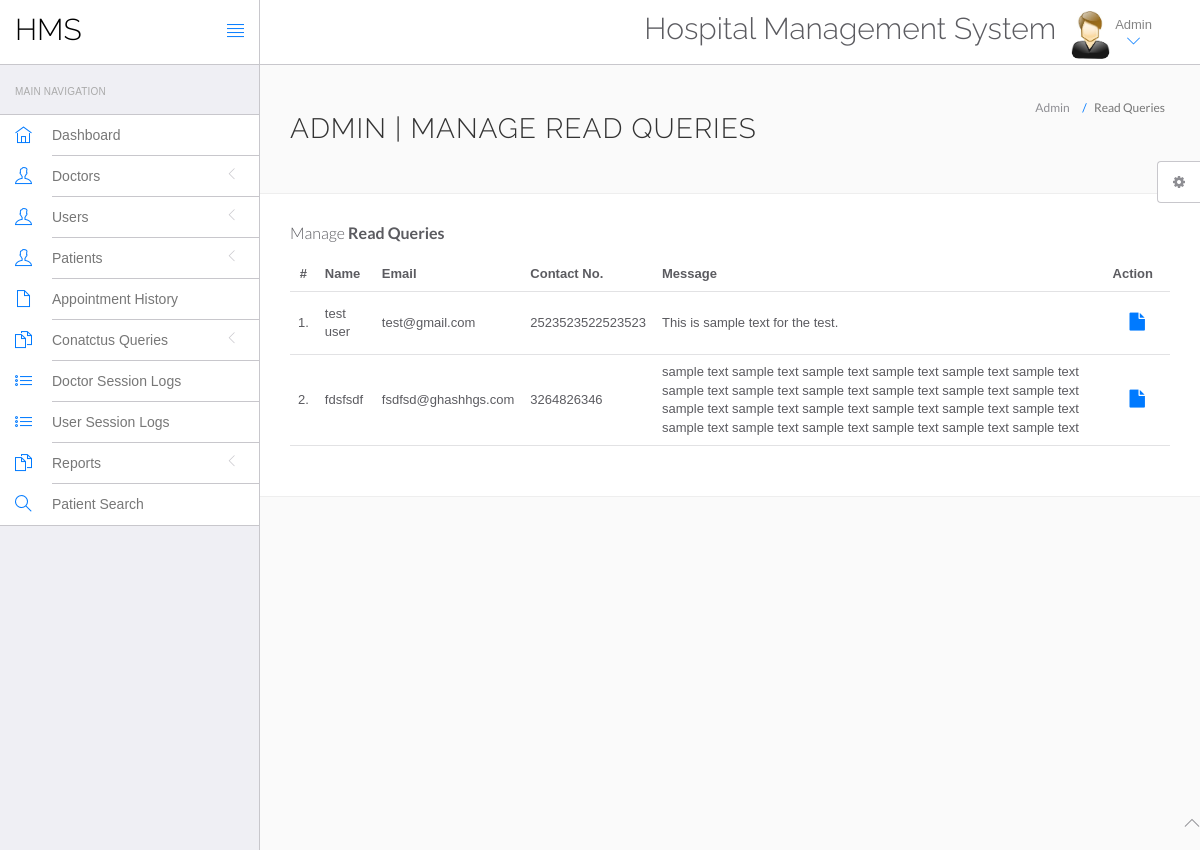
Before: /hms/admin/read-query.php (signed in) with the older database file.
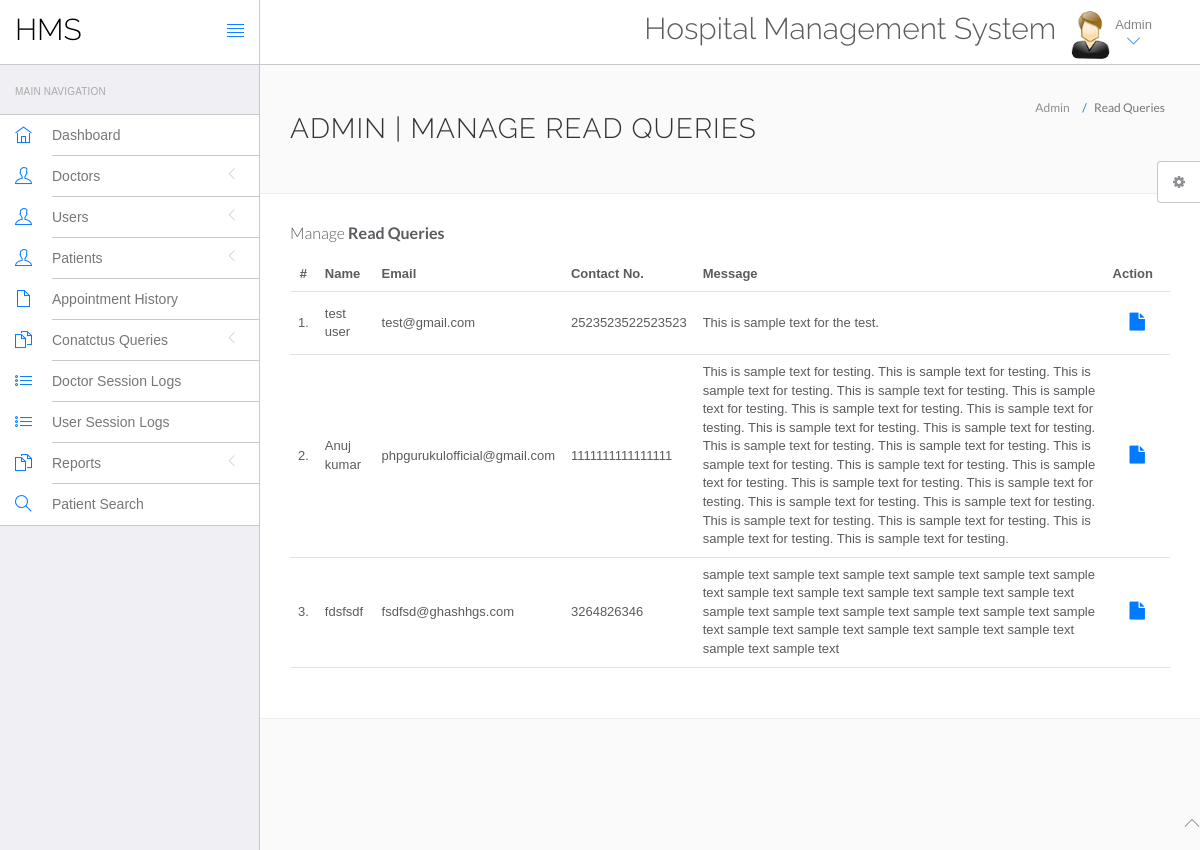
After: the same page with the newer database file.
### tables this page shows
CREATE TABLE `tblcontactus` (
  `id` int(11) NOT NULL,
  `fullname` varchar(255) DEFAULT NULL,
  `email` varchar(255) DEFAULT NULL,
  `contactno` bigint(12) DEFAULT NULL,
  `message` mediumtext DEFAULT NULL,
  `PostingDate` timestamp NULL DEFAULT current_timestamp(),
  `AdminRemark` mediumtext DEFAULT NULL,
  `LastupdationDate` timestamp NULL DEFAULT NULL ON UPDATE current_timestamp(),
  `IsRead` int(11) DEFAULT NULL
);

### hms/admin/read-query.php (the view, shortened to what this page needs)
<?php
include('include/config.php');
?>
<!DOCTYPE html>
<html lang="en">
	<head>
		<link rel="stylesheet" href="vendor/bootstrap/css/bootstrap.min.css">
		<link rel="stylesheet" href="vendor/fontawesome/css/font-awesome.min.css">
		<link rel="stylesheet" href="vendor/themify-icons/themify-icons.min.css">
		<link href="vendor/animate.css/animate.min.css" rel="stylesheet" media="screen">
		<link href="vendor/perfect-scrollbar/perfect-scrollbar.min.css" rel="stylesheet" media="screen">
		<link href="vendor/switchery/switchery.min.css" rel="stylesheet" media="screen">
		<link href="vendor/bootstrap-touchspin/jquery.bootstrap-touchspin.min.css" rel="stylesheet" media="screen">
		<link href="vendor/select2/select2.min.css" rel="stylesheet" media="screen">
		<link href="vendor/bootstrap-datepicker/bootstrap-datepicker3.standalone.min.css" rel="stylesheet" media="screen">
		<link href="vendor/bootstrap-timepicker/bootstrap-timepicker.min.css" rel="stylesheet" media="screen">
		<link rel="stylesheet" href="assets/css/styles.css">
		<link rel="stylesheet" href="assets/css/plugins.css">
		<link rel="stylesheet" href="assets/css/themes/theme-1.css" id="skin_color" />
	</head>
	<body>
		<div id="app">
<?php include('include/sidebar.php');?>
			<div class="app-content">
						<?php include('include/header.php');?>
				<div class="main-content" >
					<div class="wrap-content container" id="container">
						<section id="page-title">
							<div class="row">
								<div class="col-sm-8">
									<h1 class="mainTitle">Admin | Manage Read Queries</h1>
																	</div>
								<ol class="breadcrumb">
									<li>
										<span>Admin</span>
									</li>
									<li class="active">
										<span>Read Queries</span>
									</li>
								</ol>
							</div>
						</section>
						<div class="container-fluid container-fullw bg-white">
									<div class="row">
								<div class="col-md-12">
									<h5 class="over-title margin-bottom-15">Manage <span class="text-bold">Read Queries</span></h5>
									<table class="table table-hover" id="sample-table-1">
										<thead>
											<tr>
												<th class="center">#</th>
												<th>Name</th>
												<th class="hidden-xs">Email</th>
												<th>Contact No. </th>
												<th>Message </th>
												<th>Action</th>
											</tr>
										</thead>
										<tbody>
<?php
$sql=mysqli_query($con,"select * from tblcontactus where IsRead is not null");
$cnt=1;
while($row=mysqli_fetch_array($sql))
{
?>
											<tr>
												<td class="center"><?php echo $cnt;?>.</td>
												<td class="hidden-xs"><?php echo $row['fullname'];?></td>
												<td><?php echo $row['email'];?></td>
												<td><?php echo $row['contactno'];?></td>
												<td><?php echo $row['message'];?></td>
												<td >
												<div class="visible-md visible-lg hidden-sm hidden-xs">
							<a href="query-details.php?id=<?php echo $row['id'];?>" class="btn btn-transparent btn-lg" title="View Details"><i class="fa fa-file"></i></a>
												</div>
												</td>
											</tr>
											<?php
$cnt=$cnt+1;
											 }?>
										</tbody>
									</table>
								</div>
							</div>
								</div>
							</div>
						</div>
					</div>
				</div>
	<?php include('include/footer.php');?>
	<?php include('include/setting.php');?>
	</body>
</html>

Changed rows visible on the page:
now on this page (row edited): tblcontactus: fullname "Anuj kumar", email "phpgurukulofficial@gmail.com", contactno "1111111111111111", message "This is sample text for testing. This is sample text for testing. This is sample text for testing. This is sample text for testing. This is sample text for testing. This is sample text for testing. This is sample text for testing. This is sample text for testing. This is sample text for testing. This is sample text for testing. This is sample text for testing. This is sample text for testing. This is sample text for testing. This is sample text for testing. This is sample text for testing. This is sample text for testing. This is sample text for testing. This is sample text for testing. This is sample text for testing. This is sample text for testing. This is sample text for testing. This…"
